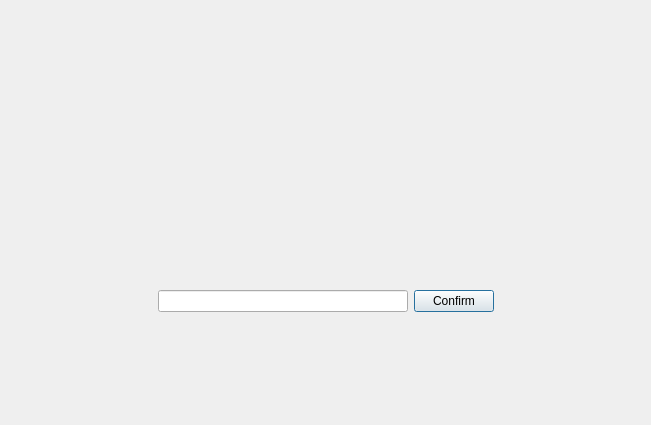
<?xml version="1.0" encoding="UTF-8"?>
<ui version="4.0">
 <class>Dialog</class>
 <widget class="QDialog" name="Dialog">
  <property name="geometry">
   <rect>
    <x>0</x>
    <y>0</y>
    <width>651</width>
    <height>425</height>
   </rect>
  </property>
  <property name="windowTitle">
   <string>First setup</string>
  </property>
  <property name="windowIcon">
   <iconset>
    <normaloff>../resources/logo.png</normaloff>../resources/logo.png</iconset>
  </property>
  <layout class="QGridLayout" name="gridLayout">
   <item row="0" column="0">
    <widget class="QStackedWidget" name="stackedWidget">
     <widget class="QWidget" name="page">
      <layout class="QGridLayout" name="gridLayout_2">
       <item row="0" column="0">
        <layout class="QVBoxLayout" name="verticalLayout">
         <item>
          <layout class="QHBoxLayout" name="horizontalLayout_3">
           <item>
            <spacer name="horizontalSpacer_4">
             <property name="orientation">
              <enum>Qt::Horizontal</enum>
             </property>
             <property name="sizeHint" stdset="0">
              <size>
               <width>40</width>
               <height>20</height>
              </size>
             </property>
            </spacer>
           </item>
           <item>
            <widget class="QLabel" name="label">
             <property name="minimumSize">
              <size>
               <width>560</width>
               <height>170</height>
              </size>
             </property>
             <property name="maximumSize">
              <size>
               <width>560</width>
               <height>170</height>
              </size>
             </property>
             <property name="text">
              <string/>
             </property>
             <property name="pixmap">
              <pixmap>../resources/minibanner.png</pixmap>
             </property>
             <property name="scaledContents">
              <bool>true</bool>
             </property>
            </widget>
           </item>
           <item>
            <spacer name="horizontalSpacer_3">
             <property name="orientation">
              <enum>Qt::Horizontal</enum>
             </property>
             <property name="sizeHint" stdset="0">
              <size>
               <width>40</width>
               <height>20</height>
              </size>
             </property>
            </spacer>
           </item>
          </layout>
         </item>
         <item>
          <spacer name="verticalSpacer_2">
           <property name="orientation">
            <enum>Qt::Vertical</enum>
           </property>
           <property name="sizeHint" stdset="0">
            <size>
             <width>20</width>
             <height>40</height>
            </size>
           </property>
          </spacer>
         </item>
         <item>
          <layout class="QHBoxLayout" name="horizontalLayout">
           <item>
            <spacer name="horizontalSpacer">
             <property name="orientation">
              <enum>Qt::Horizontal</enum>
             </property>
             <property name="sizeHint" stdset="0">
              <size>
               <width>40</width>
               <height>20</height>
              </size>
             </property>
            </spacer>
           </item>
           <item>
            <widget class="QLineEdit" name="lineEdit">
             <property name="minimumSize">
              <size>
               <width>250</width>
               <height>0</height>
              </size>
             </property>
            </widget>
           </item>
           <item>
            <widget class="QPushButton" name="pushButton">
             <property name="text">
              <string>Confirm</string>
             </property>
            </widget>
           </item>
           <item>
            <spacer name="horizontalSpacer_2">
             <property name="orientation">
              <enum>Qt::Horizontal</enum>
             </property>
             <property name="sizeHint" stdset="0">
              <size>
               <width>40</width>
               <height>20</height>
              </size>
             </property>
            </spacer>
           </item>
          </layout>
         </item>
         <item>
          <spacer name="verticalSpacer">
           <property name="orientation">
            <enum>Qt::Vertical</enum>
           </property>
           <property name="sizeHint" stdset="0">
            <size>
             <width>20</width>
             <height>40</height>
            </size>
           </property>
          </spacer>
         </item>
        </layout>
       </item>
      </layout>
     </widget>
     <widget class="QWidget" name="page_2"/>
    </widget>
   </item>
  </layout>
 </widget>
 <resources/>
 <connections/>
</ui>
